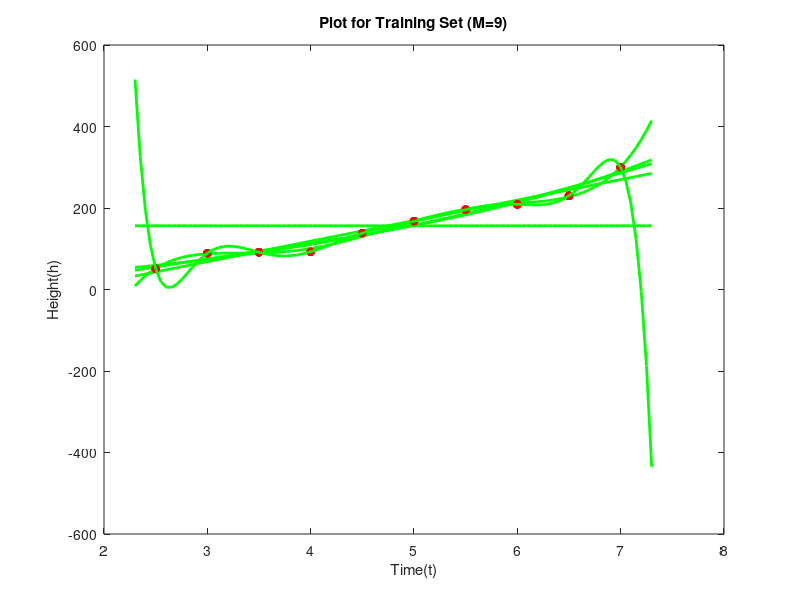

The MATLAB script that drew this image:
time_sm=importdata('time_sm.txt');
height_sm=importdata('height_sm.txt');

p0=polyfit(time_sm,height_sm,0);
p1=polyfit(time_sm,height_sm,1);
p2=polyfit(time_sm,height_sm,2);
p3=polyfit(time_sm,height_sm,3);
p5=polyfit(time_sm,height_sm,5);
p9=polyfit(time_sm,height_sm,9);
x=linspace(2.3,7.3);
f0=polyval(p0,x);
f1=polyval(p1,x);
f2=polyval(p2,x);
f3=polyval(p3,x);
f5=polyval(p5,x);
f9=polyval(p9,x);

p=plot(time_sm,height_sm,'*');
hold on
q=plot(x,f0);
xlabel('Time(t)');
ylabel('Height(h)');
title('Plot for Training Set (M=0)');
set(p,'Color','red','LineWidth',2);
set(q,'Color','green','LineWidth',2);

p=plot(time_sm,height_sm,'*');
hold on
q=plot(x,f1);
xlabel('Time(t)');
ylabel('Height(h)');
title('Plot for Training Set (M=1)');
set(p,'Color','red','LineWidth',2);
set(q,'Color','green','LineWidth',2);

p=plot(time_sm,height_sm,'*');
hold on
q=plot(x,f2);
xlabel('Time(t)');
ylabel('Height(h)');
title('Plot for Training Set (M=2)');
set(p,'Color','red','LineWidth',2);
set(q,'Color','green','LineWidth',2);

p=plot(time_sm,height_sm,'*');
hold on
q=plot(x,f3);
xlabel('Time(t)');
ylabel('Height(h)');
title('Plot for Training Set (M=3)');
set(p,'Color','red','LineWidth',2);
set(q,'Color','green','LineWidth',2);

p=plot(time_sm,height_sm,'*');
hold on
q=plot(x,f5);
xlabel('Time(t)');
ylabel('Height(h)');
title('Plot for Training Set (M=5)');
set(p,'Color','red','LineWidth',2);
set(q,'Color','green','LineWidth',2);

p=plot(time_sm,height_sm,'*');
hold on
q=plot(x,f9);
xlabel('Time(t)');
ylabel('Height(h)');
title('Plot for Training Set (M=9)');
set(p,'Color','red','LineWidth',2);
set(q,'Color','green','LineWidth',2);

